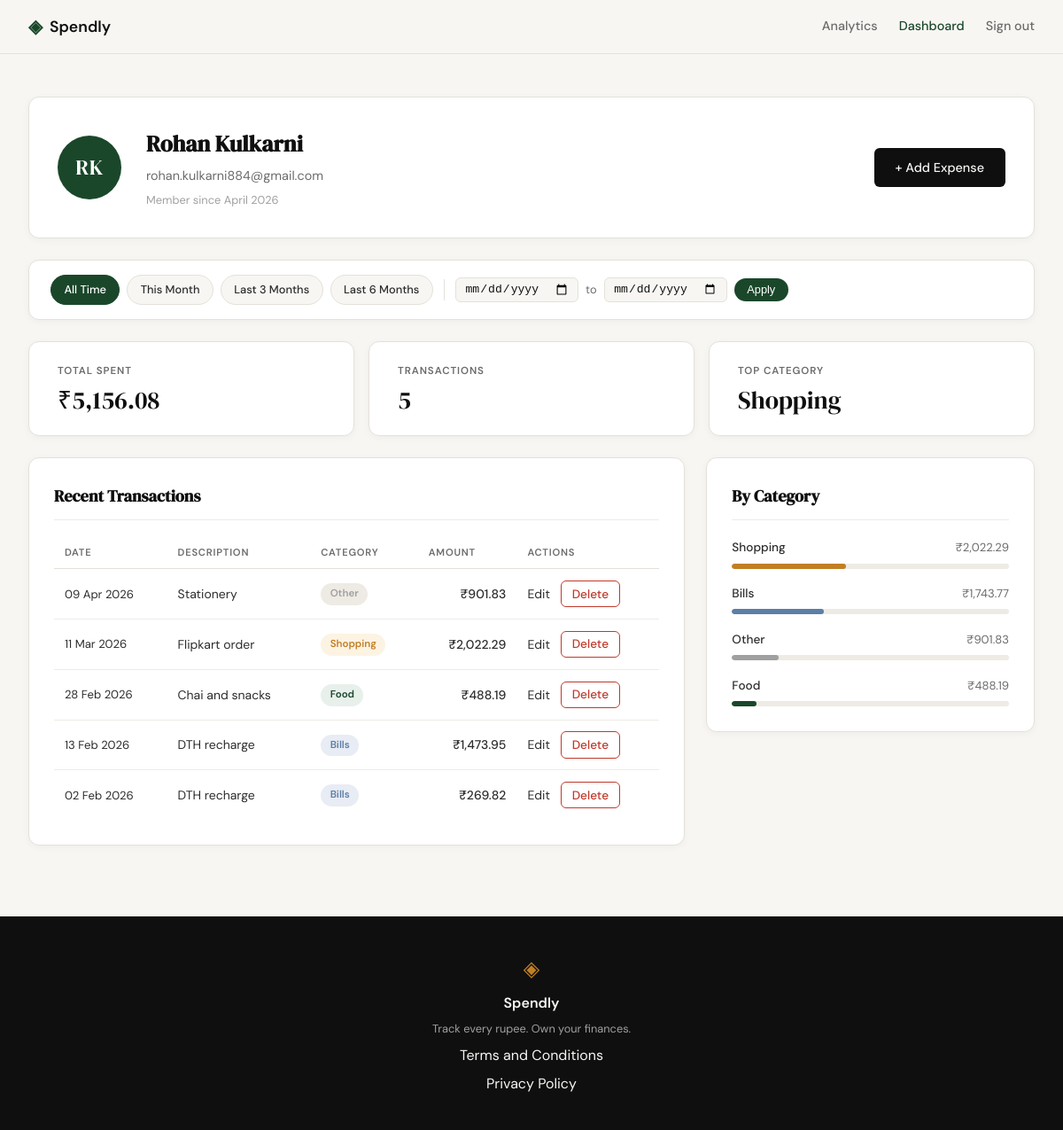
Screenshot of /profile (signed in) with the database file from the repository.
### tables this page shows
CREATE TABLE users (
            id            INTEGER PRIMARY KEY AUTOINCREMENT,
            name          TEXT    NOT NULL,
            email         TEXT    UNIQUE NOT NULL,
            password_hash TEXT    NOT NULL,
            created_at    TEXT    DEFAULT (datetime('now'))
        );

CREATE TABLE expenses (
            id          INTEGER PRIMARY KEY AUTOINCREMENT,
            user_id     INTEGER NOT NULL REFERENCES users(id),
            amount      REAL    NOT NULL,
            category    TEXT    NOT NULL,
            date        TEXT    NOT NULL,
            description TEXT,
            created_at  TEXT    DEFAULT (datetime('now'))
        );

### app.py (the view)
@app.route("/profile")
def profile():
    if not session.get("user_id"):
        return redirect(url_for("login"))
    uid = session["user_id"]
    today = date.today()
    date_from = _parse_date(request.args.get("date_from"))
    date_to = _parse_date(request.args.get("date_to"))
    if date_from and date_to and date_from > date_to:
        flash("Start date must be before end date.", "error")
        date_from = date_to = None
    today_str = today.isoformat()
    this_month_from = today.replace(day=1).isoformat()
    this_month_to = today.replace(
        day=calendar.monthrange(today.year, today.month)[1]
    ).isoformat()
    presets = {
        "this_month": {"date_from": this_month_from, "date_to": this_month_to},
        "last_3": {"date_from": _months_ago(today, 3), "date_to": today_str},
        "last_6": {"date_from": _months_ago(today, 6), "date_to": today_str},
    }
    return render_template(
        "profile.html",
        user=get_user_by_id(uid),
        stats=get_summary_stats(uid, date_from, date_to),
        expenses=get_recent_transactions(uid, date_from=date_from, date_to=date_to),
        categories=get_category_breakdown(uid, date_from, date_to),
        date_from=date_from,
        date_to=date_to,
        presets=presets,
    )

### app.py (called while the page is built)
def _parse_date(val):
    try:
        datetime.strptime(val, "%Y-%m-%d")
        return val
    except (ValueError, TypeError):
        return None

def _months_ago(today, n):
    m, y = today.month - n, today.year
    while m <= 0:
        m += 12
        y -= 1
    return date(y, m, 1).isoformat()

### database/db.py (called while the page is built)
def get_db():
    conn = sqlite3.connect(DB_PATH)
    conn.row_factory = sqlite3.Row
    conn.execute("PRAGMA foreign_keys = ON")
    return conn

### database/queries.py (called while the page is built)
def _build_date_filter(date_from, date_to):
    if date_from and date_to:
        return "AND date BETWEEN ? AND ?", [date_from, date_to]
    return "", []

def get_user_by_id(user_id):
    conn = get_db()
    row = conn.execute(
        "SELECT id, name, email, created_at FROM users WHERE id = ?",
        (user_id,),
    ).fetchone()
    conn.close()
    if row is None:
        return None
    name = row["name"]
    initials = "".join(w[0].upper() for w in name.split() if w)
    member_since = datetime.strptime(row["created_at"], "%Y-%m-%d %H:%M:%S").strftime(
        "%B %Y"
    )
    return {
        "name": name,
        "email": row["email"],
        "initials": initials,
        "member_since": member_since,
    }

def get_recent_transactions(user_id, limit=10, date_from=None, date_to=None):
    date_clause, date_params = _build_date_filter(date_from, date_to)
    params = [user_id] + date_params + [limit]
    conn = get_db()
    rows = conn.execute(
        "SELECT id, date, description, category, amount "
        "FROM expenses "
        "WHERE user_id = ? " + date_clause + " ORDER BY date DESC, id DESC "
        "LIMIT ?",
        params,
    ).fetchall()
    conn.close()
    return [
        {
            "id": row["id"],
            "date": datetime.strptime(row["date"], "%Y-%m-%d").strftime("%d %b %Y"),
            "description": row["description"],
            "category": row["category"],
            "amount": "{:,.2f}".format(row["amount"]),
        }
        for row in rows
    ]

### templates/profile.html (shortened to what this page needs)
{% extends "base.html" %}
{% block head %}
<link rel="stylesheet" href="{{ url_for('static', filename='css/profile.css') }}">
{% endblock %}
{% block content %}
<div class="profile-page">
    <div class="profile-inner">
        <div class="profile-header-card">
            <div class="profile-avatar">{{ user.initials }}</div>
            <div class="profile-info">
                <h1 class="profile-name">{{ user.name }}</h1>
                <p class="profile-email">{{ user.email }}</p>
                <p class="profile-since">Member since {{ user.member_since }}</p>
            </div>
            <a href="{{ url_for('add_expense') }}" class="btn-primary profile-add-btn">+ Add Expense</a>
        </div>
        <div class="filter-bar">
            <div class="filter-presets">
                <a href="{{ url_for('profile') }}"
                   class="filter-preset-btn{% if not date_from and not date_to %} filter-preset-btn--active{% endif %}">
                    All Time
                </a>
                <a href="{{ url_for('profile', date_from=presets.this_month.date_from, date_to=presets.this_month.date_to) }}"
                   class="filter-preset-btn{% if date_from == presets.this_month.date_from and date_to == presets.this_month.date_to %} filter-preset-btn--active{% endif %}">
                    This Month
                </a>
                <a href="{{ url_for('profile', date_from=presets.last_3.date_from, date_to=presets.last_3.date_to) }}"
                   class="filter-preset-btn{% if date_from == presets.last_3.date_from and date_to == presets.last_3.date_to %} filter-preset-btn--active{% endif %}">
                    Last 3 Months
                </a>
                <a href="{{ url_for('profile', date_from=presets.last_6.date_from, date_to=presets.last_6.date_to) }}"
                   class="filter-preset-btn{% if date_from == presets.last_6.date_from and date_to == presets.last_6.date_to %} filter-preset-btn--active{% endif %}">
                    Last 6 Months
                </a>
            </div>
            <form class="filter-form" method="GET" action="{{ url_for('profile') }}">
                <input type="date" name="date_from" class="filter-date-input"
                       value="{{ date_from or '' }}">
                <span class="filter-to-label">to</span>
                <input type="date" name="date_to" class="filter-date-input"
                       value="{{ date_to or '' }}">
                <button type="submit" class="filter-apply-btn">Apply</button>
            </form>
        </div>
        <div class="profile-stats">
            <div class="stat-card">
                <span class="stat-label">Total Spent</span>
                <span class="stat-value">₹{{ stats.total }}</span>
            </div>
            <div class="stat-card">
                <span class="stat-label">Transactions</span>
                <span class="stat-value">{{ stats.count }}</span>
            </div>
            <div class="stat-card">
                <span class="stat-label">Top Category</span>
                <span class="stat-value">{{ stats.top_category }}</span>
            </div>
        </div>
        <div class="profile-grid">
            <div class="profile-section">
                <div class="section-title-row">
                    <h2 class="section-title">Recent Transactions</h2>
                </div>
                <div class="tx-table-wrapper">
                    <table class="tx-table">
                        <thead>
                            <tr>
                                <th>Date</th>
                                <th>Description</th>
                                <th>Category</th>
                                <th class="tx-amount-col">Amount</th>
                                <th>Actions</th>
                            </tr>
                        </thead>
                        <tbody>
                            {% for tx in expenses %}
                            <tr>
                                <td class="tx-date">{{ tx.date }}</td>
                                <td class="tx-desc">{{ tx.description }}</td>
                                <td>
                                    <span class="cat-badge cat-badge--{{ tx.category | lower }}">
                                        {{ tx.category }}
                                    </span>
                                </td>
                                <td class="tx-amount">₹{{ tx.amount }}</td>
                                <td class="tx-actions">
                                    <a href="{{ url_for('edit_expense', id=tx.id) }}" class="tx-edit-link">Edit</a>
                                    <form method="POST" action="{{ url_for('delete_expense', id=tx.id) }}"
                                          style="display:inline"
                                          onsubmit="return confirm('Delete this expense?')">
                                        <button type="submit" class="btn-delete">Delete</button>
                                    </form>
                                </td>
                            </tr>
                            {% endfor %}
                        </tbody>
                    </table>
                </div>
            </div>
            <div class="profile-section">
                <h2 class="section-title">By Category</h2>
                <div class="category-list">
                    {% for cat in categories %}
                    <div class="cat-row">
                        <div class="cat-row-header">
                            <span class="cat-row-name">{{ cat.name }}</span>
                            <span class="cat-row-amount">₹{{ cat.amount }}</span>
                        </div>
                        <div class="cat-bar-track">
                            <div class="cat-bar cat-bar--{{ cat.name | lower }}"
                                 style="width: {{ cat.percent }}%"></div>
                        </div>
                    </div>
                    {% endfor %}
                </div>
            </div>
        </div>
    </div>
</div>
{% endblock %}

### static/css/style.css (style rules this page uses)
:root { --ink: #0f0f0f; --ink-soft: #2d2d2d; --ink-muted: #6b6b6b; --ink-faint: #a0a0a0; --paper: #f7f6f3; --paper-warm: #f0ede6; --paper-card: #ffffff; --accent: #1a472a; --accent-light: #e8f0eb; --accent-2: #c17f24; --accent-2-light: #fdf3e3; --danger: #c0392b; --danger-light: #fdecea; --border: #e4e1da; --border-soft: #eeebe4; --font-display: 'DM Serif Display', Georgia, serif; --font-body: 'DM Sans', system-ui, sans-serif; --max-width: 1200px; --auth-width: 440px; --radius-sm: 6px; --radius-md: 12px; --radius-lg: 20px; }
*, *::before, *::after { box-sizing: border-box; margin: 0; padding: 0; }
html { font-size: 16px; scroll-behavior: smooth; }
body { background: var(--paper); color: var(--ink); font-family: var(--font-body); font-size: 1rem; line-height: 1.6; -webkit-font-smoothing: antialiased; }
a { color: inherit; text-decoration: none; }
.btn-primary { display: inline-block; background: var(--ink); color: var(--paper); padding: 0.65rem 1.5rem; border-radius: var(--radius-sm); font-family: var(--font-body); font-size: 0.9rem; font-weight: 500; cursor: pointer; border: none; transition: background 0.2s; text-decoration: none; }
.btn-delete { display: inline-block; background: transparent; color: var(--danger); border: 1px solid var(--danger); padding: 0.35rem 0.75rem; border-radius: var(--radius-sm); font-family: var(--font-body); font-size: 0.85rem; font-weight: 500; cursor: pointer; margin-left: 0.5rem; transition: background 0.2s; }

### rows the page displays
users: name "Rohan Kulkarni", email "rohan.kulkarni884@gmail.com"
expenses: top_category "Shopping", date "11 Mar 2026", description "Flipkart order", category "Shopping", amount "2,022.29", name "Shopping", {{ cat.percent }} 41 (drawn)
expenses: date "09 Apr 2026", description "Stationery", category "Other", amount "901.83", name "Other", {{ cat.percent }} 17 (drawn)
expenses: date "28 Feb 2026", description "Chai and snacks", category "Food", amount "488.19", name "Food", {{ cat.percent }} 9 (drawn)
expenses: date "13 Feb 2026", description "DTH recharge", category "Bills", amount "1,473.95"
expenses: date "02 Feb 2026", description "DTH recharge", category "Bills", amount "269.82"

### other values shown
{{ user.initials }} "RK"
{{ user.member_since }} "April 2026"
{{ stats.total }} "5,156.08"
{{ stats.count }} "5"
{{ cat.name }} "Bills"
{{ cat.amount }} "1,743.77"
